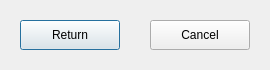
<?xml version="1.0" encoding="UTF-8"?>
<ui version="4.0">
 <class>ConfirmReturn</class>
 <widget class="QDialog" name="ConfirmReturn">
  <property name="geometry">
   <rect>
    <x>0</x>
    <y>0</y>
    <width>270</width>
    <height>70</height>
   </rect>
  </property>
  <property name="windowTitle">
   <string>Dialog</string>
  </property>
  <widget class="QPushButton" name="borrowButton">
   <property name="geometry">
    <rect>
     <x>20</x>
     <y>20</y>
     <width>100</width>
     <height>30</height>
    </rect>
   </property>
   <property name="text">
    <string>Return</string>
   </property>
  </widget>
  <widget class="QPushButton" name="cancelButton">
   <property name="geometry">
    <rect>
     <x>150</x>
     <y>20</y>
     <width>100</width>
     <height>30</height>
    </rect>
   </property>
   <property name="text">
    <string>Cancel</string>
   </property>
  </widget>
 </widget>
 <resources/>
 <connections/>
</ui>
